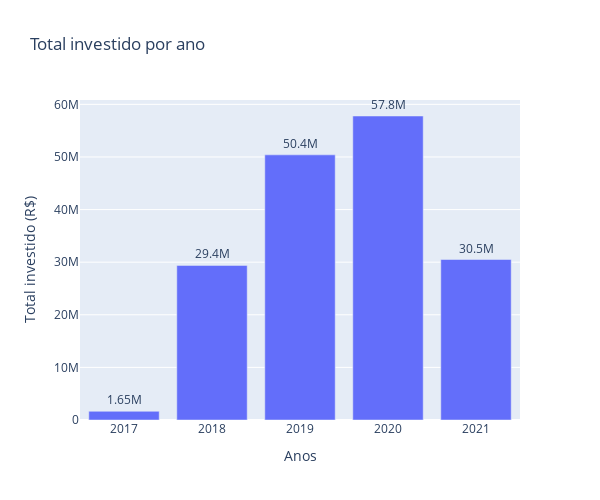

Write notebook code for a chart like this one.
### Markdown cell above
**Quanto foi investido em projetos culturais, por meio de editais, nos últimos anos?**

### Code cell
def investiment_per_year(d):
    _df_value_without_nan = d[d['value'].notna()]
    _df_year_value = _df_value_without_nan.groupby(by=['order'])[['year','value']].max()
    
    _v_per_y = _df_year_value.groupby(by=['year'])[['value']].sum()

    _ind = list()
    for i in range(len(_v_per_y.index)):
        _ind.append(str(_v_per_y.index[i]))

    _new_df = pd.DataFrame({'year':(_ind), 'value':_v_per_y['value']})
    fig = px.bar(_new_df, x='year', y='value', title='Total investido por ano', 
                labels={'year':'Anos', 'value':'Total investido (R$)'},
                text='value', width=600, height=500)
    fig.update_traces(texttemplate='%{text:.3s}', textposition='outside')
    fig.update_layout(uniformtext_minsize=8, uniformtext_mode='hide')
    
    return fig.show()    
    
investiment_per_year(df_dataset)

### Figure 1 — Plotly figure (JSON) as saved in the notebook; plotly's stock layout.template omitted (floating-point values rounded to 4 significant figures)
{"data": [{"alignmentgroup": "True", "hovertemplate": "Anos=%{x}<br>Total investido (R$)=%{text}<extra></extra>", "legendgroup": "", "marker": {"color": "#636efa", "pattern": {"shape": ""}}, "name": "", "offsetgroup": "", "orientation": "v", "showlegend": false, "text": ["1653960.0", "29382172.4", "50402232.5", "57786311.57", "30508000.0"], "textposition": "outside", "texttemplate": "%{text:.3s}", "type": "bar", "x": ["2017", "2018", "2019", "2020", "2021"], "xaxis": "x", "y": [1653960, 29380000.0, 50400000.0, 57790000.0, 30508000], "yaxis": "y"}], "layout": {"barmode": "relative", "height": 500, "legend": {"tracegroupgap": 0}, "title": {"text": "Total investido por ano"}, "uniformtext": {"minsize": 8, "mode": "hide"}, "width": 600, "xaxis": {"anchor": "y", "domain": [0, 1], "title": {"text": "Anos"}}, "yaxis": {"anchor": "x", "domain": [0, 1], "title": {"text": "Total investido (R$)"}}}}
